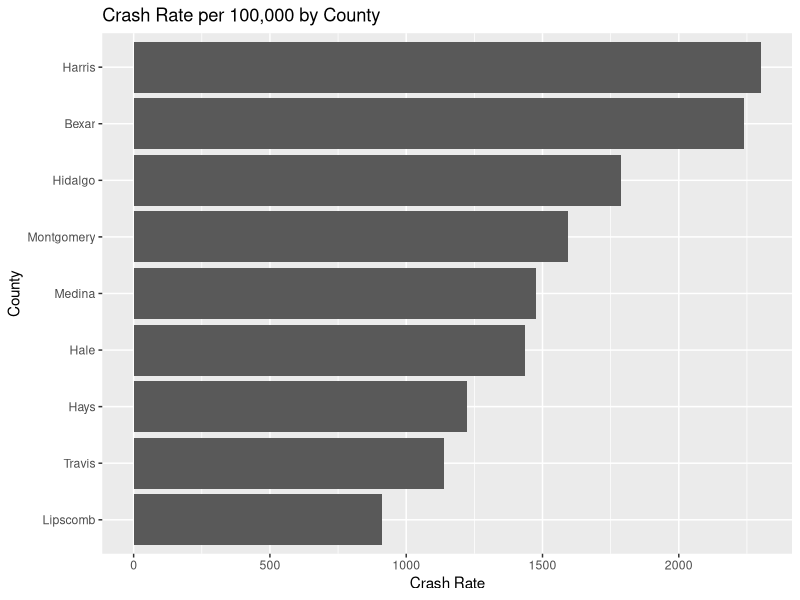
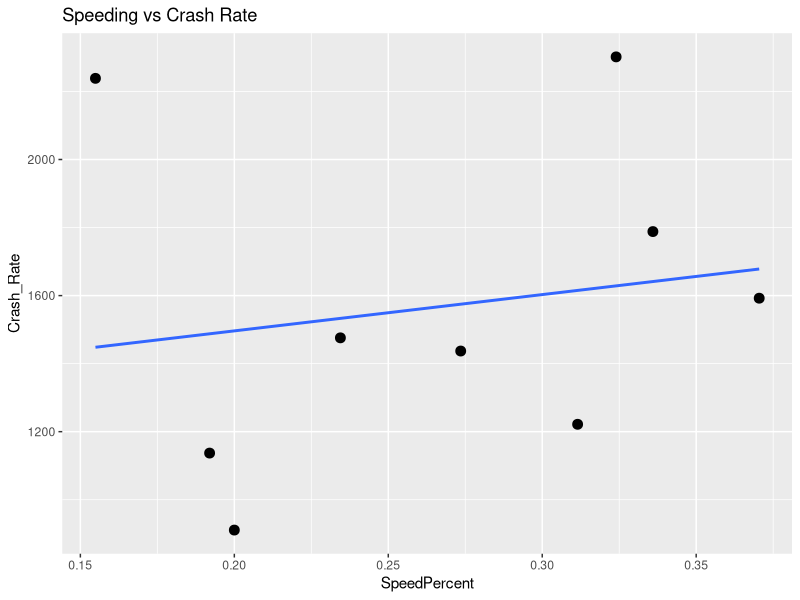

The R source for these figures, in order:
library(tidyverse)

crash <- read.csv("Crash_Data_2024.csv") #making my dataset

head(crash)
str(crash) #checking my data

crash <- crash %>%
  mutate(
    Total_Crashes = as.numeric(gsub(",", "", Total_Crashes)),
    Population = as.numeric(gsub(",", "", Population)),
    Fatal_Crashes = as.numeric(gsub(",", "", Fatal_Crashes)),
    Speed_Crashes = as.numeric(gsub(",", "", Speed_Crashes)),
    DUI_Crashes = as.numeric(gsub(",", "", DUI_Crashes)),
    Distracted_Crashes = as.numeric(gsub(",", "", Distracted_Crashes)),
    Serious_Crashes = as.numeric(gsub(",", "", Serious_Crashes)),
    Minor_Crashes = as.numeric(gsub(",","",Minor_Crashes))
  ) #Had to fix my mistake of having commas in my numbers from my csv

crash <- crash %>% mutate(
  Crash_Rate = (Total_Crashes / Population) * 100000,
  Fatal_Rate = (Fatal_Crashes / Population) * 100000,
  SpeedPercent = Speed_Crashes / Total_Crashes,
  DUIPercent = DUI_Crashes / Total_Crashes,
  DistractedPercent = Distracted_Crashes / Total_Crashes,
  SeverityPercent = (Fatal_Crashes + Serious_Crashes) / Total_Crashes
) #added some more Variables

summary(crash)

crash %>%
  arrange(desc(Crash_Rate)) # Ranking counties by crash rate

crash %>%
  arrange(desc(Fatal_Rate)) # Comparing Fatality rates

ggplot(crash, aes(x = reorder(County, Crash_Rate), y = Crash_Rate)) +
  geom_col() +
  coord_flip() +
  labs(title = "Crash Rate per 100,000 by County",
       x = "County",
       y = "Crash Rate") # Visualizing the Crash Rate

ggplot(crash, aes(x = SpeedPercent, y = Crash_Rate)) +
  geom_point(size = 3) +
  geom_smooth(method = "lm", se = FALSE) +
  labs(title = "Speeding vs Crash Rate")

harris <- crash %>% filter(County == "Harris")

p_hat <- harris$Total_Crashes / harris$Population
n <- harris$Population

z <- 1.96
se <- sqrt((p_hat * (1 - p_hat)) / n)

lower_harris <- p_hat - z * se
upper_harris <- p_hat + z * se
 # Compaing my Confidence Intervals

montgomery <- crash %>% filter(County == "Montgomery")

p_hat <- montgomery$Total_Crashes / montgomery$Population
n <- montgomery$Population

z <- 1.96
se <- sqrt((p_hat * (1 - p_hat)) / n)

lower_montgomery <- p_hat - z * se
upper_montgomery <- p_hat + z * se


lower_harris * 100000
upper_harris * 100000

lower_montgomery * 100000
upper_montgomery * 100000

tibble(
  County = c("Harris", "Montgomery"),
  Lower_CI = c(lower_harris, lower_montgomery) * 100000,
  Upper_CI = c(upper_harris, upper_montgomery) * 100000
)

model <- lm(Crash_Rate ~ SpeedPercent + DUIPercent + DistractedPercent, data = crash)

summary(model)
